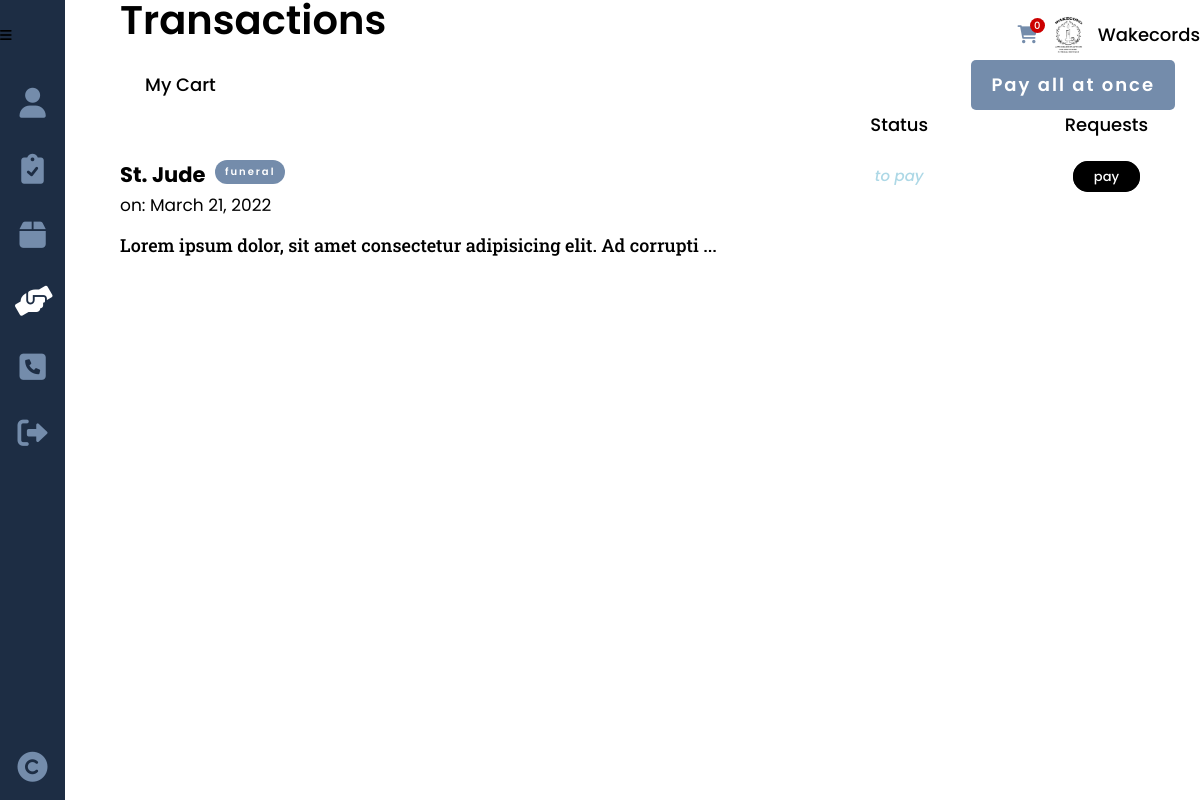
The app's page /purchase.php (signed in), older data.
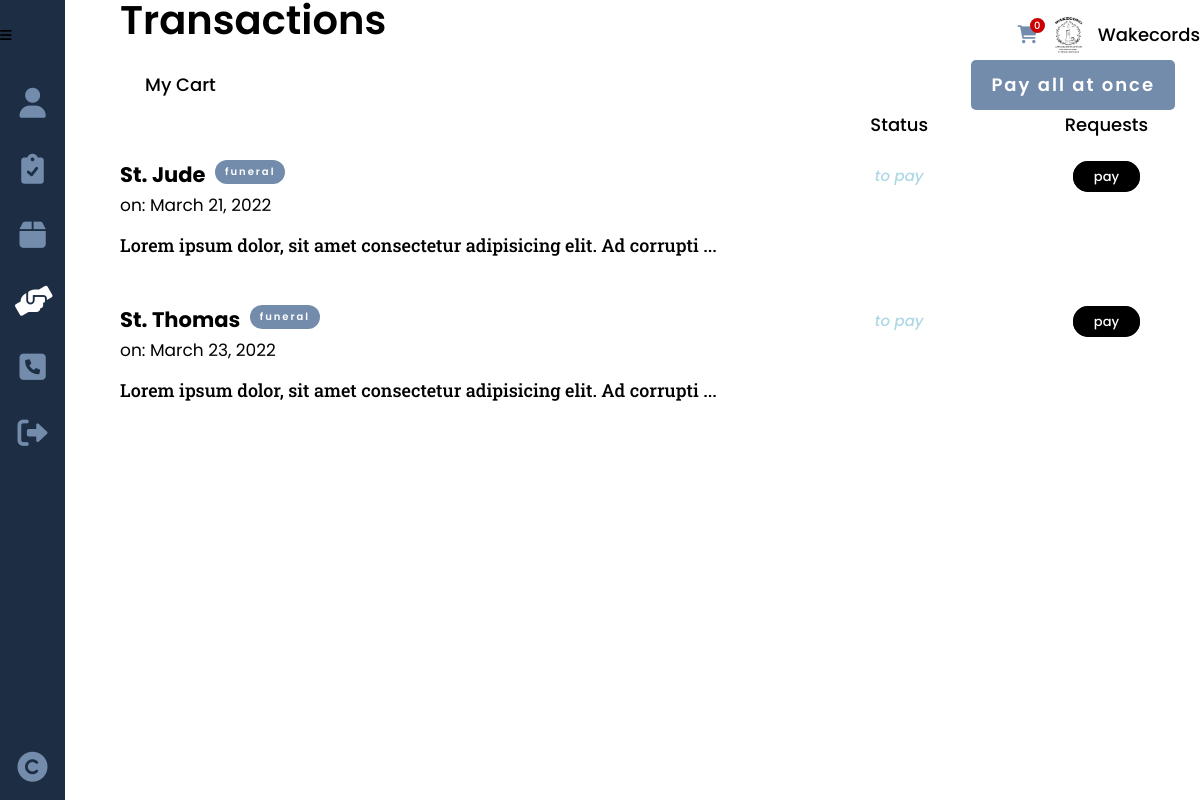
The same page, newer data.
### tables this page shows
CREATE TABLE `purchase` (
  `purchase_id` int(8) NOT NULL,
  `seeker_id` int(8) NOT NULL,
  `service_id` int(8) NOT NULL,
  `purchase_total` decimal(9,2) NOT NULL,
  `purchase_qty` int(2) NOT NULL,
  `purchase_date` date NOT NULL,
  `purchase_status` varchar(15) NOT NULL
);

CREATE TABLE `funeral` (
  `service_id` int(8) NOT NULL,
  `funeral_name` varchar(50) NOT NULL,
  `funeral_type` varchar(20) NOT NULL
);

CREATE TABLE `services` (
  `service_id` int(8) NOT NULL,
  `provider_id` int(8) NOT NULL,
  `service_type` varchar(20) NOT NULL,
  `service_name` varchar(50) NOT NULL,
  `service_desc` varchar(500) NOT NULL,
  `service_cost` decimal(9,2) NOT NULL,
  `service_qty` int(2) NOT NULL,
  `service_img` varchar(100) NOT NULL,
  `service_status` varchar(10) NOT NULL
);

### others/db.php (called while the page is built, shortened)
<?php
	class DB
	{
		static $hostname = "localhost";
		static $dbname = "wakecords";
		static $username  = "root";
		static $password = "";
		public static function query($sql, $params=array(), $transactType)
		{
			$rows = array();
			try
			{
				$db = new PDO("mysql:host=". self::$hostname ."; dbname=". self::$dbname,  self::$username,  self::$password);
				$db->setAttribute(PDO::ATTR_ERRMODE, PDO::ERRMODE_EXCEPTION);
				$cmd = $db->prepare($sql);
				$cmd->execute($params);
				if($transactType == "READ")
					$rows = $cmd->fetchAll();
				else
					$rows = $db->lastInsertId();
			}
			catch(PDOException $e)
			{
				echo $e->getMessage();
			}
			return $rows;
		}
	}

### others/functions.php (the view, shortened to what this page needs)
<?php
	require_once("others/db.php");
	function limit_text($text, $limit) {
		if (str_word_count($text, 0) > $limit) {
			$words = str_word_count($text, 2);
			$pos   = array_keys($words);
			$text  = substr($text, 0, $pos[$limit]) . '...';
		}
		return $text;
	}
	function purchase_list(){
		$list = read("purchase", ["seeker_id"], [$_SESSION['seeker']]);
		if(count($list)>0){
			foreach($list as $results){
				$service_ = read("services", ["service_id"], [$results['service_id']]);
				$service_ = $service_[0];
				$differ_ = service_type($service_['service_type'], $service_['service_id']);
				echo "
				<div class='list'>
					<div>
						<h3>".$differ_[1]." <mark class='btn status type'>".$service_['service_type']."</mark>
							<span>
								on: ".date("F j, Y", strtotime($results['purchase_date']))."
							</span>
						</h3>
						<p>".limit_text($service_['service_desc'], 10)."</p>
					</div>
					<div>
						<span>".$results['purchase_status']."</span>
					</div>
					<div>
				";
				if($results['purchase_status'] == "to pay"){
					echo "<a href='payment.php?purchaseid=".$results['purchase_id']."' class='status'>pay</a>";
				}
				echo "
					</div>
				</div>
				";
			}
		}
		else echo "<div class='note red'>You have no transaction yet!</div>";
	}
	function read($table, $attr, $data){
		if(count($attr) == 1){
			return DB::query("SELECT * FROM ".$table." WHERE ".$attr[0]."=?", array($data[0]), "READ");
		}
	}
	function service_type($type, $service_id){
		switch($type){
			case "funeral":
				$result = read($type, ["service_id"], [$service_id]);
				break;
		}
		return $result[0];
	}

Row changes from the older to the newer data that the page shows:
added purchase: funeral.funeral_name "St. Thomas", service.service_type "funeral", purchase_date "March 23, 2022", service.service_desc "Lorem ipsum dolor, sit amet consectetur adipisicing elit. Ad corrupti ...", purchase_status "to pay"
